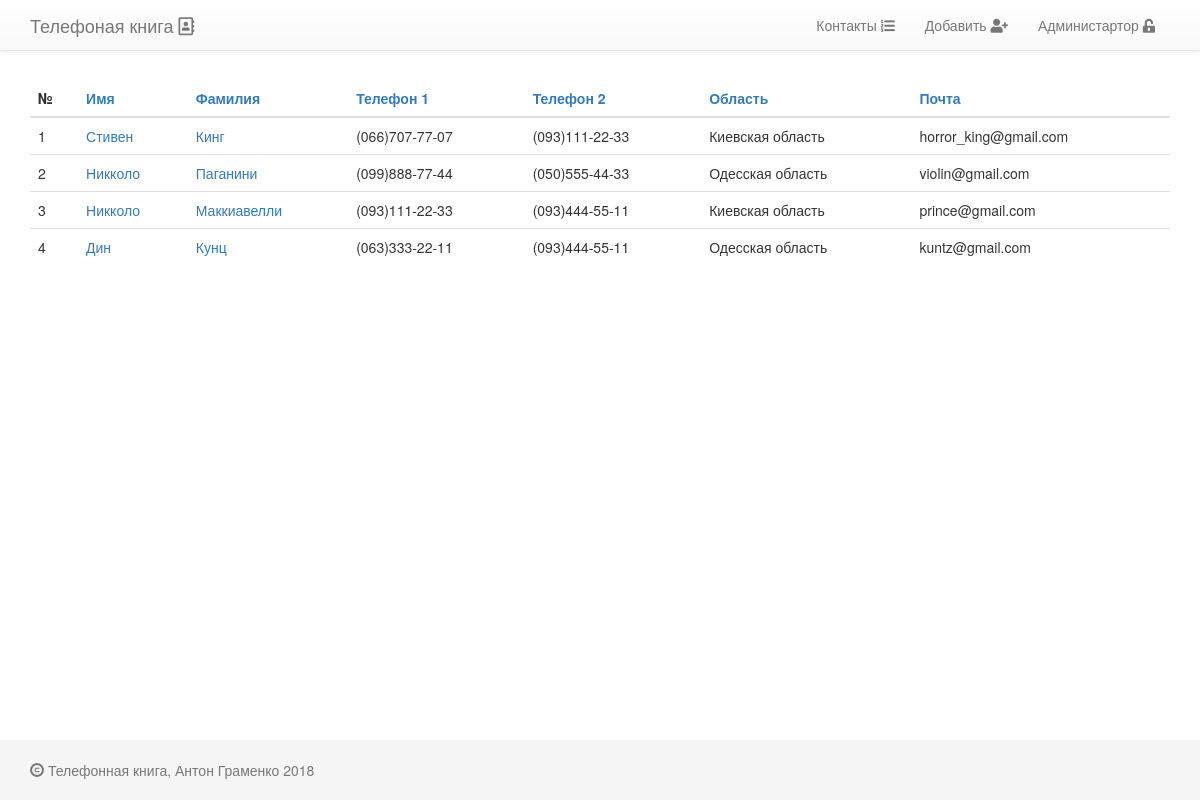
The page / on the database its author committed.
### contacts/models.py (models this page shows, shortened)
class PhoneBookPerson(models.Model):
    name            = models.CharField(max_length=64, blank=False, null=False, verbose_name=u'Имя')
    surname         = models.CharField(max_length=64, blank=False, null=False, verbose_name=u'Фамилия')
    slug            = models.SlugField(max_length=128)
    phone_number_1  = models.CharField(max_length=25, blank=True, verbose_name=u'Телефон 1',
                                       help_text=u'Выберите или добавьте номер в формате (0__)___-__-__')
    phone_number_2  = models.CharField(max_length=25, blank=True, verbose_name=u'Телефон 2',
                                       help_text=u'Выберите или добавьте номер в формате (0__)___-__-__')
    email           = models.EmailField(unique=True)
    active          = models.BooleanField(default=True, verbose_name=u'Активный')
    created         = models.DateTimeField(auto_now=True, auto_now_add=False, verbose_name=u'Создан')
    updated         = models.DateTimeField(auto_now=False, auto_now_add=True, verbose_name=u'Обновлен')
    region          = models.CharField(max_length=50, verbose_name=u'Область',
                                       help_text=u'Выберите или добавьте область проживания. Например: Киевская область')
    class Meta:
        verbose_name        = 'Контактное лицо'
        verbose_name_plural = 'Контактные лица'
        ordering            = ('-name',)
    def get_absolute_url(self):
        return reverse('contacts:contact_detail', kwargs={'slug': self.slug,
                                                          'pk': self.pk
                                                          })

### contacts/views.py (the view)
# urls.py: url(r'^$', PhoneBookPersonListView.as_view(), name='contact_list'),
class PhoneBookPersonListView(ListView):
    model               = PhoneBookPerson
    template_name       = 'contacts/contact_list.html'
    context_object_name = 'contact_list'
    paginate_by         = 10
    def get_queryset(self):
        queryset = PhoneBookPerson.objects.filter(active=True)
        order_by = self.request.GET.get('order_by', '')
        if order_by in ('name', 'surname', 'phone_number_1', 'phone_number_2', 'region', 'email'):
            queryset = queryset.order_by(order_by).distinct()
            if self.request.GET.get('reverse', '') == '1':
                queryset = queryset.reverse().distinct()
        return queryset
    def get_context_data(self, **kwargs):
        context = super(PhoneBookPersonListView, self).get_context_data()
        context['head_title'] = 'Список'
        return context

### templates/contacts/contact_list.html (shortened to what this page needs)
{% extends 'base.html' %}
{% load staticfiles %}
{% block content %}
    <br>
    <table class="table table-hover">
        {% with order_by=request.GET.order_by reverse=request.GET.reverse %}
        <thead>
            <tr>
                <th>№</th>
                <th>
                    <a href="{% url 'contacts:contact_list' %}?order_by=name{% if order_by == 'name' and reverse != '1' %}&amp;reverse=1{% endif %}">
                        Имя
                    </a>
                </th>
                <th>
                    <a href="{% url 'contacts:contact_list' %}?order_by=surname{% if order_by == 'surname' and reverse != '1' %}&amp;reverse=1{% endif %}">
                        Фамилия
                    </a></th>
                <th>
                    <a href="{% url 'contacts:contact_list' %}?order_by=phone_number_1{% if order_by == 'phone_number_1' and reverse != '1' %}&amp;reverse=1{% endif %}">
                        Телефон 1
                    </a></th>
                <th>
                    <a href="{% url 'contacts:contact_list' %}?order_by=phone_number_2{% if order_by == 'phone_number_2' and reverse != '1' %}&amp;reverse=1{% endif %}">
                        Телефон 2
                    </a></th>
                <th>
                    <a href="{% url 'contacts:contact_list' %}?order_by=region{% if order_by == 'region' and reverse != '1' %}&amp;reverse=1{% endif %}">
                        Область
                    </a></th>
                <th>
                    <a href="{% url 'contacts:contact_list' %}?order_by=email{% if order_by == 'email' and reverse != '1' %}&amp;reverse=1{% endif %}">
                        Почта
                    </a>
                </th>
            </tr>
        </thead>
        {% endwith %}
        <tbody>
        {% for contact in contact_list %}
            <tr>
                <td>{{ forloop.counter}}</td>
                <td>
                    <span class="pull-left">
                        <a href="{{ contact.get_absolute_url }}">{{ contact.name }}</a>
                    </span>
                </td>
                <td>
                    <span class="pull-left">
                        <a href="{{ contact.get_absolute_url }}">{{ contact.surname }}</a>
                    </span>
                </td>
                <td>
                    <span class="pull-left">
                        {% if contact.phone_number_1 %}{{ contact.phone_number_1 }}{% else %}не указано{% endif %}
                    </span>
                </td>
                <td>
                    <span class="pull-left">
                        {% if contact.phone_number_2 %}{{ contact.phone_number_2 }}{% else %}не указано{% endif %}
                    </span>
                </td>
                <td>
                    <span class="pull-left">{{ contact.region }}</span>
                </td>
                <td>
                    <span class="pull-left">{{ contact.email }}</span>
                </td>
            </tr>
        {% empty %}
            <tr>
                <td colspan="7">
                    <span class="center">No contacts here yet</span>
                </td>
            </tr>
        {% endfor %}
        </tbody>
    </table>
{% endblock content %}

### templates/base.html (shortened to what this page needs)
{% load staticfiles %}
<!DOCTYPE html>
<html lang="en">
<head>
    {% include 'includes/head_css.html' %}
</head>
<body>
    {% include 'includes/navbar.html' %}
    <div class="container">
          {% block content %}
          {% endblock %}
    </div>
    {% include 'includes/footer.html' %}
</body>
</html>

### templates/includes/head_css.html (shortened to what this page needs)
{% load staticfiles %}
<link rel="stylesheet" href="https://maxcdn.bootstrapcdn.com/bootstrap/3.3.7/css/bootstrap.min.css">
<link rel="stylesheet" href="https://maxcdn.bootstrapcdn.com/bootstrap/3.3.7/css/bootstrap-theme.min.css">
<link rel="stylesheet" href="https://cdnjs.cloudflare.com/ajax/libs/bootstrap-datepicker/1.8.0/css/bootstrap-datepicker.min.css">
<link rel="stylesheet" href="https://use.fontawesome.com/releases/v5.0.9/css/all.css">
<link href="https://cdnjs.cloudflare.com/ajax/libs/select2/4.0.6-rc.0/css/select2.min.css" rel="stylesheet" />
<link href="{% static 'css/base.css' %}" rel="stylesheet">

### templates/includes/navbar.html (shortened to what this page needs)
<nav class="navbar navbar-default navbar-fixed-top">
  <div class="container">
    <div class="navbar-header">
      <a class="navbar-brand" href="{% url 'contacts:contact_list' %}?order_by=name">Телефоная книга <i class="far fa-address-book"></i></a>
    </div>
    <div id="navbar" class="collapse navbar-collapse">
      <ul class="nav navbar-nav pull-right">
        <li {% if request.path == "" %}class="active"{% endif %}>
            <a href="{% url 'contacts:contact_list' %}?order_by=name">
                Контакты <i class="fas fa-list-ol"></i></span>
            </a>
        </li>
        <li><a href="{% url 'contacts:contact_create' %}">Добавить <i class="fas fa-user-plus"></i></a></li>
        <li>
            <a href="{% url 'admin:index' %}">
                Администартор <i class="fas fa-unlock-alt"></i></span>
            </a>
        </li>
      </ul>
    </div>
  </div>
</nav>

### templates/includes/footer.html
<footer class="footer">
    <div class="container">
        <p class="text-muted"><span class="glyphicon glyphicon-copyright-mark" aria-hidden="true"></span> Телефонная книга, Антон Граменко 2018</p>
    </div>
</footer>

### templates/includes/javascript.html (shortened to what this page needs)
{% load staticfiles %}

### project_static/static/css/base.css (style rules this page uses)
html { position: relative; min-height: 100%; }
body { margin-bottom: 60px; }
.footer { position: absolute; bottom: 0; width: 100%; height: 60px; background-color: #f5f5f5; }
body > .container { padding: 60px 15px 0; }
.container .text-muted { margin: 20px 0; }
.footer > .container { padding-right: 15px; padding-left: 15px; }

### rows shown on the page
PhoneBookPerson: name "Стивен", surname "Кинг", phone_number_1 "(066)707-77-07", phone_number_2 "(093)111-22-33", region "Киевская область", email "horror_king@gmail.com"
PhoneBookPerson: name "Никколо", surname "Паганини", phone_number_1 "(099)888-77-44", phone_number_2 "(050)555-44-33", region "Одесская область", email "violin@gmail.com"
PhoneBookPerson: name "Никколо", surname "Маккиавелли", phone_number_1 "(093)111-22-33", phone_number_2 "(093)444-55-11", region "Киевская область", email "prince@gmail.com"
PhoneBookPerson: name "Дин", surname "Кунц", phone_number_1 "(063)333-22-11", phone_number_2 "(093)444-55-11", region "Одесская область", email "kuntz@gmail.com"
